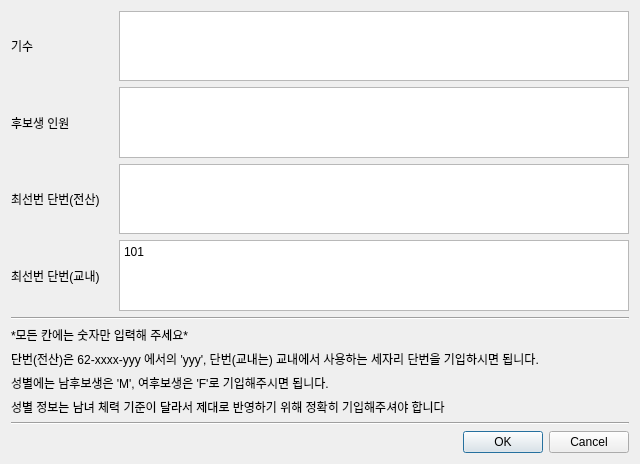
<?xml version="1.0" encoding="UTF-8"?>
<ui version="4.0">
 <class>Member_register_dialog</class>
 <widget class="QDialog" name="Member_register_dialog">
  <property name="geometry">
   <rect>
    <x>0</x>
    <y>0</y>
    <width>640</width>
    <height>464</height>
   </rect>
  </property>
  <property name="windowTitle">
   <string>명단 생성기</string>
  </property>
  <layout class="QVBoxLayout" name="verticalLayout">
   <item>
    <layout class="QHBoxLayout" name="horizontalLayout" stretch="1,5">
     <item>
      <widget class="QLabel" name="label">
       <property name="text">
        <string>기수</string>
       </property>
      </widget>
     </item>
     <item>
      <widget class="QTextEdit" name="TE_Grade"/>
     </item>
    </layout>
   </item>
   <item>
    <layout class="QHBoxLayout" name="horizontalLayout_3" stretch="1,5">
     <item>
      <widget class="QLabel" name="label_2">
       <property name="text">
        <string>후보생 인원</string>
       </property>
      </widget>
     </item>
     <item>
      <widget class="QTextEdit" name="TE_Amount"/>
     </item>
    </layout>
   </item>
   <item>
    <layout class="QHBoxLayout" name="horizontalLayout_4" stretch="1,5">
     <item>
      <widget class="QLabel" name="label_4">
       <property name="text">
        <string>최선번 단번(전산)</string>
       </property>
      </widget>
     </item>
     <item>
      <widget class="QTextEdit" name="TE_CID">
       <property name="html">
        <string>&lt;!DOCTYPE HTML PUBLIC &quot;-//W3C//DTD HTML 4.0//EN&quot; &quot;http://www.w3.org/TR/REC-html40/strict.dtd&quot;&gt;
&lt;html&gt;&lt;head&gt;&lt;meta name=&quot;qrichtext&quot; content=&quot;1&quot; /&gt;&lt;meta charset=&quot;utf-8&quot; /&gt;&lt;style type=&quot;text/css&quot;&gt;
p, li { white-space: pre-wrap; }
hr { height: 1px; border-width: 0; }
li.unchecked::marker { content: &quot;\2610&quot;; }
li.checked::marker { content: &quot;\2612&quot;; }
&lt;/style&gt;&lt;/head&gt;&lt;body style=&quot; font-family:'맑은 고딕'; font-size:9pt; font-weight:400; font-style:normal;&quot;&gt;
&lt;p style=&quot;-qt-paragraph-type:empty; margin-top:0px; margin-bottom:0px; margin-left:0px; margin-right:0px; -qt-block-indent:0; text-indent:0px;&quot;&gt;&lt;br /&gt;&lt;/p&gt;&lt;/body&gt;&lt;/html&gt;</string>
       </property>
      </widget>
     </item>
    </layout>
   </item>
   <item>
    <layout class="QHBoxLayout" name="horizontalLayout_5" stretch="1,5">
     <item>
      <widget class="QLabel" name="label_3">
       <property name="text">
        <string>최선번 단번(교내)</string>
       </property>
      </widget>
     </item>
     <item>
      <widget class="QTextEdit" name="TE_SID">
       <property name="html">
        <string>&lt;!DOCTYPE HTML PUBLIC &quot;-//W3C//DTD HTML 4.0//EN&quot; &quot;http://www.w3.org/TR/REC-html40/strict.dtd&quot;&gt;
&lt;html&gt;&lt;head&gt;&lt;meta name=&quot;qrichtext&quot; content=&quot;1&quot; /&gt;&lt;meta charset=&quot;utf-8&quot; /&gt;&lt;style type=&quot;text/css&quot;&gt;
p, li { white-space: pre-wrap; }
hr { height: 1px; border-width: 0; }
li.unchecked::marker { content: &quot;\2610&quot;; }
li.checked::marker { content: &quot;\2612&quot;; }
&lt;/style&gt;&lt;/head&gt;&lt;body style=&quot; font-family:'맑은 고딕'; font-size:9pt; font-weight:400; font-style:normal;&quot;&gt;
&lt;p style=&quot; margin-top:0px; margin-bottom:0px; margin-left:0px; margin-right:0px; -qt-block-indent:0; text-indent:0px;&quot;&gt;101&lt;/p&gt;&lt;/body&gt;&lt;/html&gt;</string>
       </property>
      </widget>
     </item>
    </layout>
   </item>
   <item>
    <widget class="Line" name="line">
     <property name="orientation">
      <enum>Qt::Horizontal</enum>
     </property>
    </widget>
   </item>
   <item>
    <widget class="QLabel" name="label_9">
     <property name="text">
      <string>*모든 칸에는 숫자만 입력해 주세요*</string>
     </property>
    </widget>
   </item>
   <item>
    <widget class="QLabel" name="label_5">
     <property name="text">
      <string>단번(전산)은 62-xxxx-yyy 에서의 'yyy', 단번(교내는) 교내에서 사용하는 세자리 단번을 기입하시면 됩니다.</string>
     </property>
    </widget>
   </item>
   <item>
    <widget class="QLabel" name="label_6">
     <property name="text">
      <string>성별에는 남후보생은 'M', 여후보생은 'F'로 기입해주시면 됩니다.</string>
     </property>
    </widget>
   </item>
   <item>
    <widget class="QLabel" name="label_7">
     <property name="text">
      <string>성별 정보는 남녀 체력 기준이 달라서 제대로 반영하기 위해 정확히 기입해주셔야 합니다</string>
     </property>
    </widget>
   </item>
   <item>
    <widget class="Line" name="line_2">
     <property name="orientation">
      <enum>Qt::Horizontal</enum>
     </property>
    </widget>
   </item>
   <item>
    <widget class="QDialogButtonBox" name="btn_MakeMember">
     <property name="orientation">
      <enum>Qt::Horizontal</enum>
     </property>
     <property name="standardButtons">
      <set>QDialogButtonBox::Cancel|QDialogButtonBox::Ok</set>
     </property>
    </widget>
   </item>
  </layout>
 </widget>
 <resources/>
 <connections>
  <connection>
   <sender>btn_MakeMember</sender>
   <signal>accepted()</signal>
   <receiver>Member_register_dialog</receiver>
   <slot>accept()</slot>
   <hints>
    <hint type="sourcelabel">
     <x>257</x>
     <y>454</y>
    </hint>
    <hint type="destinationlabel">
     <x>157</x>
     <y>274</y>
    </hint>
   </hints>
  </connection>
  <connection>
   <sender>btn_MakeMember</sender>
   <signal>rejected()</signal>
   <receiver>Member_register_dialog</receiver>
   <slot>reject()</slot>
   <hints>
    <hint type="sourcelabel">
     <x>325</x>
     <y>454</y>
    </hint>
    <hint type="destinationlabel">
     <x>286</x>
     <y>274</y>
    </hint>
   </hints>
  </connection>
 </connections>
</ui>
